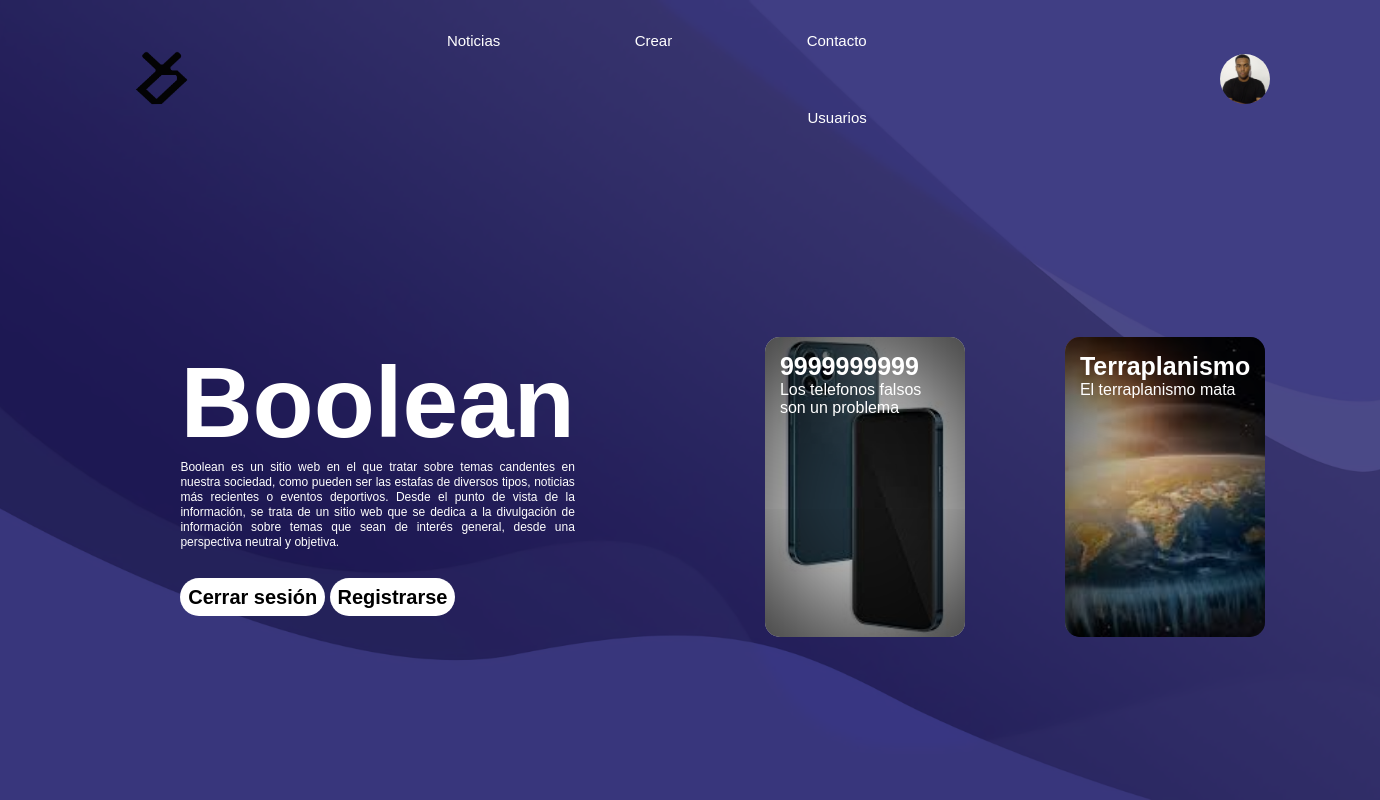
The page /Usuario/index.php (signed in) on the database its author committed.
### tables this page shows
CREATE TABLE `usuario` (
  `id_usuario` int(11) NOT NULL,
  `nombre` varchar(20) NOT NULL,
  `apellidos` varchar(20) NOT NULL,
  `email` varchar(50) NOT NULL,
  `contraseña` varchar(160) NOT NULL,
  `foto` varchar(100) NOT NULL,
  `estado` varchar(10) NOT NULL,
  `ban` varchar(3) NOT NULL
);

CREATE TABLE `noticia` (
  `id` int(11) NOT NULL,
  `id_user` int(11) NOT NULL,
  `titulo` varchar(30) NOT NULL,
  `descripcion` varchar(500) NOT NULL,
  `contenido` text NOT NULL,
  `imagen` varchar(200) NOT NULL
);

### Usuario/index.php (the view, shortened to what this page needs)
<?php
require("../Datos/conexion.php");
$email = '';
if (isset($_SESSION['email'])) {
    $email = $_SESSION['email'];
    $sql_user = "SELECT * FROM usuario WHERE email = '$email'";
    $resultado_user = mysqli_query($conexion, $sql_user) or die(mysqli_error($conexion));
    $row_user = mysqli_fetch_array($resultado_user);
} else {
    $email = '';
    $psw = '';
    $row_user['estado'] = '';
}
$sql = "SELECT * FROM noticia INNER JOIN usuario ON id_usuario = id_user AND ban = 'No' ORDER BY id DESC LIMIT 2";
$resultado = mysqli_query($conexion, $sql);
?>
<html>
<head>
    <link rel="stylesheet" type="text/css" href="estilos.css" title="style" />
</head>
<body>
    <div class="contenedor">
        <div id="nav-row">
            <div class="navegacion">
                <a href="./index.php"><img src="./imagenes/LogoDani-02.png" class="logo" /></a>
                <nav>
                    <ul>
                        <li class="barra" id="barra1">
                            <a href="./noticias.php" class="decBarra">Noticias</a>
                        </li>
                        <li class="barra" id="barra2">
                            <a href="./crearNoticia.php" class="decBarra">Crear</a>
                        </li>
                        <li class="barra" id="barra3">
                            <a href="./contacto.php" class="decBarra">Contacto</a>
                        </li>
                        <?php
                        if ($email != '') {
                            if ($row_user['estado'] == 'admin') {
                        ?>
                                <li class="barra" id="barra4">
                                    <a href="./usuarios.php" class="decBarra">Usuarios</a>
                                </li>
                        <?php }
                        } ?>
                    </ul>
                </nav>
            </div>
            <div class="identificacion">
                <?php if ($email != '') { ?>
                    <a href = "./perfil.php"><img src="./imagenes/<?php echo $row_user['foto']; ?>" id="imgId" heigth = "50px" width = "50px"/></a>
                <?php } ?>
            </div>
        </div>
        <main>
            <div class="columna">
                <h1 id="boolean">Boolean</h1>
                <p id="parrafo1">
                    Boolean es un sitio web en el que tratar sobre temas candentes en nuestra sociedad,
                    como pueden ser las estafas de diversos tipos, noticias más recientes o eventos deportivos. Desde el punto de vista de la
                    información, se trata de un sitio web que se dedica a la divulgación de información
                    sobre temas que sean de interés general, desde una perspectiva neutral y objetiva.
                </p>
                <br><br>
                <div id="botones">
                    <?php if ($email != '') { ?>
                        <a href="../Logica/controladorCerrar.php" class="boton">Cerrar sesión</a>
                    <?php } else { ?>
                        <a href="./login.php" class="boton">Iniciar sesión</a>
                    <?php } ?>
                    <a href="./registro.php" class="boton">Registrarse</a>
                </div>
            </div>
            <div class="columna" id="noticias">
                <div class="arreglo">
                    <?php
                    if ($resultado) {
                        while ($fila = mysqli_fetch_array($resultado)) {
                    ?>
                            <a href="./articulo.php?id=<?php echo $fila['id'] ?>">
                                <div class="wrapper" style="background-image: url('Resources/Noticias/<?php echo ($fila['titulo']) ?>/<?php echo ($fila['imagen']) ?>')">
                                    <h5><?php echo ($fila['titulo']) ?></h5>
                                    <p>
                                        <?php echo ($fila['descripcion']) ?>
                                    </p>
                                </div>
                            </a>
                    <?php
                        }
                    }
                    ?>
                </div>
            </div>
    </div>
</body>
</html>

### Usuario/estilos.css (style rules this page uses)
* { padding: 0; margin: 0; font-family: Tahoma, sans-serif; background-repeat: no-repeat; }
.navegacion { display: flex; align-items: center; }
nav { flex: 1; text-align: right; color: white; }
nav ul li { list-style: none; margin-left: 70px; display: inline-block; }
.logo { width: 100px; cursor: pointer; }
.barra { border-radius: 10px; padding: 30px; }
#nav-row { display: flex; flex-direction: row; justify-content: space-around; align-items: center; }
.identificacion { display: flex; flex-direction: row; justify-content: flex-end; align-items: center; width: 400px; height: 50px; }
.decBarra { text-decoration: none; color: white; font-size: 15px; }
.contenedor { width: 100%; background-image: url(./imagenes/website-background-image-size-psd-vector-photo_waifu2x_art_noise3_scale_tta_1.png); display: flex; flex-direction: row; flex-flow: wrap; background-size: cover; background-position: center; padding-left: 8%; padding-right: 8%; box-sizing: border-box; }
.boton { width: 100%; padding: 2%; background-color: rgb(255, 255, 255); border-radius: 30px; border: none; color: rgb(0, 0, 0); font-size: 20px; font-weight: bold; cursor: pointer; text-decoration: none; }
main { display: flex; flex: 1; justify-content: flex-end; align-items: center; height: 80%; }
.arreglo { display: flex; flex-direction: row; flex-flow: wrap; justify-content: space-around; align-items: center; width: 600px; height: 300px; }
#noticias { display: flex; flex-direction: column; align-items: center; justify-content: center; width: 100%; flex: 1; flex-basis: 60%; flex-direction: row; flex-flow: wrap; margin: 60px; padding: 10px; }
.columna { flex: 1; flex-basis: 50%; margin: 60px; padding: 10px; }
#boolean { color: rgb(255, 255, 255); font-size: 100px; }
#parrafo1 { color: white; text-align: justify; font-size: 12px; line-height: 15px; }
.wrapper { display: inline-block; cursor: pointer; width: 200px; height: 300px; border-radius: 15px; padding: 15px; box-sizing: border-box; margin: 10px 15px; box-shadow: inset 0 0 150px 2px rgb(0, 0, 0); background-position: center center; background-size: cover; background-repeat: no-repeat; transition: 0.5s; }
h5 { font-size: 25px; color: white; }
.wrapper p { color: white; }
body { background-color: rgb(250, 243, 243); }
body { display: flex; justify-content: center; }
h1 { color: rgb(255, 255, 255); font-size: 40px; }
body { background-image: url(./imagenes/website-background-image-size-psd-vector-photo_waifu2x_art_noise3_scale_tta_1.png); }
#imgId { border-radius: 100% }

### rows shown on the page
usuario: foto (picture)
noticia: titulo "9999999999", descripcion "Los telefonos falsos son un problema"
noticia: titulo "Terraplanismo", descripcion "El terraplanismo mata"
